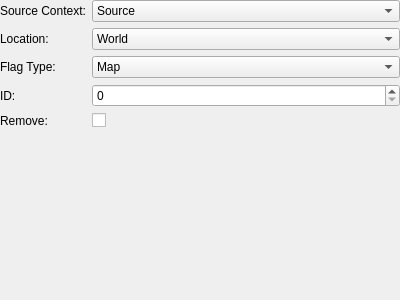
<?xml version="1.0" encoding="UTF-8"?>
<ui version="4.0">
 <class>ActionUpdateFlag</class>
 <widget class="QWidget" name="ActionUpdateFlag">
  <property name="geometry">
   <rect>
    <x>0</x>
    <y>0</y>
    <width>400</width>
    <height>300</height>
   </rect>
  </property>
  <layout class="QVBoxLayout" name="verticalLayout">
   <property name="margin">
    <number>0</number>
   </property>
   <item>
    <layout class="QFormLayout" name="formLayout">
     <property name="fieldGrowthPolicy">
      <enum>QFormLayout::AllNonFixedFieldsGrow</enum>
     </property>
     <item row="0" column="0">
      <widget class="QLabel" name="label_2">
       <property name="text">
        <string>Source Context:</string>
       </property>
      </widget>
     </item>
     <item row="0" column="1">
      <widget class="QComboBox" name="sourceContext">
       <item>
        <property name="text">
         <string>Source</string>
        </property>
       </item>
       <item>
        <property name="text">
         <string>Party</string>
        </property>
       </item>
       <item>
        <property name="text">
         <string>All</string>
        </property>
       </item>
      </widget>
     </item>
     <item row="1" column="0">
      <widget class="QLabel" name="label_3">
       <property name="text">
        <string>Location:</string>
       </property>
      </widget>
     </item>
     <item row="1" column="1">
      <widget class="QComboBox" name="location">
       <item>
        <property name="text">
         <string>World</string>
        </property>
       </item>
       <item>
        <property name="text">
         <string>Channel</string>
        </property>
       </item>
       <item>
        <property name="text">
         <string>Instance</string>
        </property>
       </item>
       <item>
        <property name="text">
         <string>Zone</string>
        </property>
       </item>
      </widget>
     </item>
     <item row="2" column="0">
      <widget class="QLabel" name="label_4">
       <property name="text">
        <string>Flag Type:</string>
       </property>
      </widget>
     </item>
     <item row="3" column="0">
      <widget class="QLabel" name="label">
       <property name="text">
        <string>ID:</string>
       </property>
      </widget>
     </item>
     <item row="3" column="1">
      <widget class="QSpinBox" name="id">
       <property name="maximum">
        <number>65535</number>
       </property>
      </widget>
     </item>
     <item row="2" column="1">
      <widget class="QComboBox" name="flagType">
       <item>
        <property name="text">
         <string>Map</string>
        </property>
       </item>
       <item>
        <property name="text">
         <string>Plugin</string>
        </property>
       </item>
       <item>
        <property name="text">
         <string>Valuable</string>
        </property>
       </item>
      </widget>
     </item>
     <item row="4" column="1">
      <widget class="QCheckBox" name="remove"/>
     </item>
     <item row="4" column="0">
      <widget class="QLabel" name="label_5">
       <property name="text">
        <string>Remove:</string>
       </property>
      </widget>
     </item>
    </layout>
   </item>
  </layout>
 </widget>
 <resources/>
 <connections/>
</ui>
